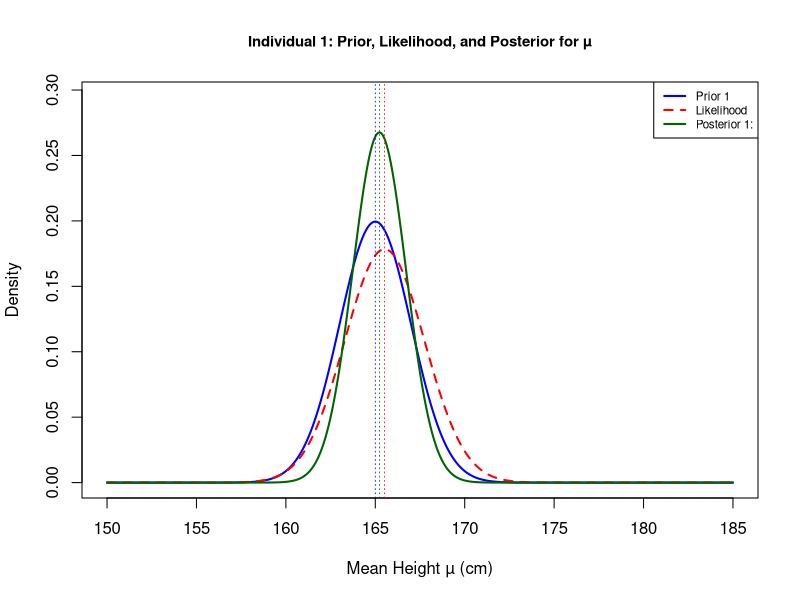
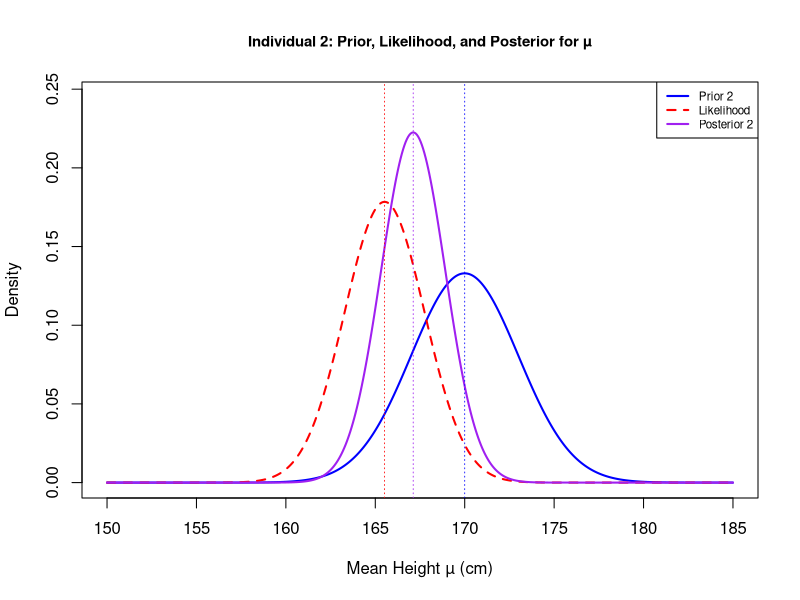

Write the R code that produced these figures, in order.
# --- 0. Setup & Data ---
heights <- c(169.6, 166.8, 157.1, 181.1, 158.4, 165.6, 166.7, 156.5, 168.1, 165.3)
n <- length(heights)
sample_mean_x_bar <- mean(heights)
sigma2_pop <- 50 # Known population variance (sigma^2)

cat("Sample size (n):", n, "\n")
cat("Sample mean (x_bar):", round(sample_mean_x_bar, 2), "cm\n")
cat("Known population variance (sigma^2):", sigma2_pop, "cm^2\n")

# --- 1. Likelihood Parameters ---
# The likelihood for mu is N(x_bar, sigma^2/n)
mean_likelihood <- sample_mean_x_bar
var_likelihood <- sigma2_pop / n
sd_likelihood <- sqrt(var_likelihood)

cat("Likelihood for mu: N(mean =", round(mean_likelihood, 2), ", variance =", round(var_likelihood, 2), ")\n")

# --- 2. Individual 1 ---
# Prior 1: N(165, variance=4)
mu0_1 <- 165
tau0_sq_1 <- 4 # Prior variance (2^2)
sd0_1 <- sqrt(tau0_sq_1)

# Posterior 1 calculations
# Precision = 1 / variance
prec_prior1 <- 1 / tau0_sq_1
prec_likelihood <- n / sigma2_pop # which is 1 / var_likelihood

prec_post1 <- prec_prior1 + prec_likelihood
tau_post_sq_1 <- 1 / prec_post1
sd_post_1 <- sqrt(tau_post_sq_1)

mu_post1 <- tau_post_sq_1 * ( (mu0_1 / tau0_sq_1) + (sample_mean_x_bar * n / sigma2_pop) )
# Alternative for mu_post1 (weighted average):
# mu_post1 <- (prec_prior1 * mu0_1 + prec_likelihood * sample_mean_x_bar) / prec_post1

cat("\n--- Individual 1 ---\n")
cat("Prior 1: N(mean =", mu0_1, ", variance =", tau0_sq_1, ")\n")
cat("Posterior 1: N(mean =", round(mu_post1, 2), ", variance =", round(tau_post_sq_1, 2), ")\n")

# --- 3. Individual 2 ---
# Prior 2: N(170, variance=9)
mu0_2 <- 170
tau0_sq_2 <- 9 # Prior variance (3^2)
sd0_2 <- sqrt(tau0_sq_2)

# Posterior 2 calculations
prec_prior2 <- 1 / tau0_sq_2
# prec_likelihood is the same as above

prec_post2 <- prec_prior2 + prec_likelihood
tau_post_sq_2 <- 1 / prec_post2
sd_post_2 <- sqrt(tau_post_sq_2)

mu_post2 <- tau_post_sq_2 * ( (mu0_2 / tau0_sq_2) + (sample_mean_x_bar * n / sigma2_pop) )

cat("\n--- Individual 2 ---\n")
cat("Prior 2: N(mean =", mu0_2, ", variance =", tau0_sq_2, ")\n")
cat("Posterior 2: N(mean =", round(mu_post2, 2), ", variance =", round(tau_post_sq_2, 2), ")\n")


# --- 4. Plotting ---

# Define a range for mu for plotting
mu_min_plot <- min(mu0_1 - 4*sd0_1, mu0_2 - 4*sd0_2, mean_likelihood - 4*sd_likelihood, 
                   mu_post1 - 4*sd_post_1, mu_post2 - 4*sd_post_2, 150)
mu_max_plot <- max(mu0_1 + 4*sd0_1, mu0_2 + 4*sd0_2, mean_likelihood + 4*sd_likelihood,
                   mu_post1 + 4*sd_post_1, mu_post2 + 4*sd_post_2, 185)
mu_values <- seq(mu_min_plot, mu_max_plot, length.out = 500)

# Likelihood density (same for both individuals)
likelihood_density_vals <- dnorm(mu_values, mean = mean_likelihood, sd = sd_likelihood)

# --- Plot for Individual 1 ---
prior1_density_vals <- dnorm(mu_values, mean = mu0_1, sd = sd0_1)
posterior1_density_vals <- dnorm(mu_values, mean = mu_post1, sd = sd_post_1)

# Determine y-axis limits for plot 1
ymax1 <- max(prior1_density_vals, likelihood_density_vals, posterior1_density_vals) * 1.1

plot(mu_values, prior1_density_vals, type = "l", col = "blue", lwd = 2,
     xlab = "Mean Height µ (cm)", ylab = "Density",
     main = "Individual 1: Prior, Likelihood, and Posterior for µ",
     ylim = c(0, ymax1),
     cex.main=0.9)
lines(mu_values, likelihood_density_vals, col = "red", lwd = 2, lty = 2)
lines(mu_values, posterior1_density_vals, col = "darkgreen", lwd = 2)
abline(v = mean_likelihood, col="red", lty=3, lwd=0.8)
abline(v = mu0_1, col="blue", lty=3, lwd=0.8)
abline(v = mu_post1, col="darkgreen", lty=3, lwd=0.8)

legend_text1 <- c(
  paste0("Prior 1"),
  paste0("Likelihood"),
  paste0("Posterior 1:")
)
legend("topright", legend = legend_text1,
       col = c("blue", "red", "darkgreen"), lwd = 2, lty = c(1, 2, 1), cex = 0.7)

# --- Plot for Individual 2 ---
prior2_density_vals <- dnorm(mu_values, mean = mu0_2, sd = sd0_2)
posterior2_density_vals <- dnorm(mu_values, mean = mu_post2, sd = sd_post_2)

# Determine y-axis limits for plot 2
ymax2 <- max(prior2_density_vals, likelihood_density_vals, posterior2_density_vals) * 1.1

plot(mu_values, prior2_density_vals, type = "l", col = "blue", lwd = 2,
     xlab = "Mean Height µ (cm)", ylab = "Density",
     main = "Individual 2: Prior, Likelihood, and Posterior for µ",
     ylim = c(0, ymax2),
     cex.main=0.9)
lines(mu_values, likelihood_density_vals, col = "red", lwd = 2, lty = 2)
lines(mu_values, posterior2_density_vals, col = "purple", lwd = 2)
abline(v = mean_likelihood, col="red", lty=3, lwd=0.8)
abline(v = mu0_2, col="blue", lty=3, lwd=0.8)
abline(v = mu_post2, col="purple", lty=3, lwd=0.8)


legend_text2 <- c(
  paste0("Prior 2"),
  paste0("Likelihood"),
  paste0("Posterior 2")
)
legend("topright", legend = legend_text2,
       col = c("blue", "red", "purple"), lwd = 2, lty = c(1, 2, 1), cex = 0.7)

